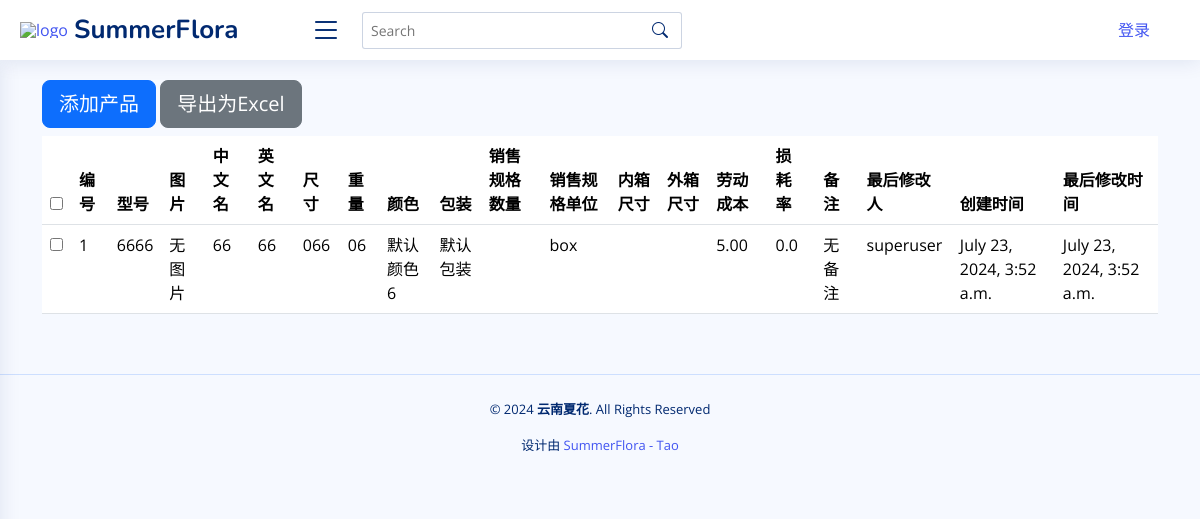
/product_list/, run on an earlier commit of the app's database.
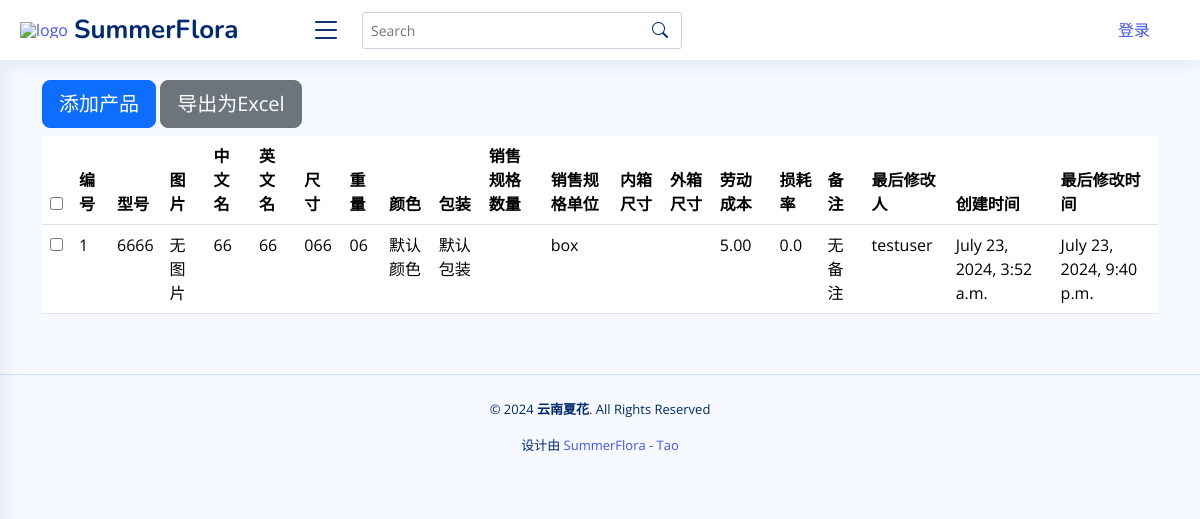
And on a later commit of the database.
### app01/models.py (models this page shows, shortened)
class Product(models.Model):
    model = models.CharField(
        max_length=100, blank=False, default="Product0000", primary_key=True
    )
    image = models.ImageField(
        upload_to="products/", null=True, blank=True, default=None
    )
    materials = models.ManyToManyField("FlowerMaterial", through="ProductMaterial")
    chinese_name = models.CharField(max_length=200)
    english_name = models.CharField(max_length=200)
    size = models.CharField(max_length=200, blank=True, default="0")
    weight = models.CharField(max_length=200, blank=True, default="0")
    color = models.CharField(max_length=200, blank=True, default="默认颜色")
    Package = models.CharField(max_length=200, blank=True, default="默认包装")
    sale_spec_quantity = models.CharField(
        max_length=200, help_text="销售规格的数字", blank=True, default=""
    )
    sale_spec_unit = models.CharField(
        max_length=10,
        help_text="销售规格的单位",
        choices=[("box", "box"), ("pcs", "pcs"), ("g", "g"), ("kg", "kg")],
        blank=True,
        null=True,
        default="box",
    )
    inner_box_long = models.FloatField(
        help_text="长度，单位：cm", null=True, blank=True, default=0.0
    )
    inner_box_width = models.FloatField(
        help_text="宽度，单位：cm", null=True, blank=True, default=0.0
    )
    inner_box_height = models.FloatField(
        help_text="高度，单位：cm", null=True, blank=True, default=0.0
    )
    outer_box_length = models.FloatField(
        help_text="长度，单位：cm", null=True, blank=True, default=0.0
    )
    outer_box_width = models.FloatField(
        help_text="宽度，单位：cm", null=True, blank=True, default=0.0
    )
    outer_box_height = models.FloatField(
        help_text="高度，单位：cm", null=True, blank=True, default=0.0
    )
    labor_cost = models.DecimalField(max_digits=10, decimal_places=2, default=0.0)
    loss_rate = models.FloatField(default=0.0)
    profit_margin = models.DecimalField(max_digits=5, decimal_places=2, default=0.0)
    description = models.CharField(max_length=200, blank=True, default="无备注")
    created_by = models.ForeignKey(
        settings.AUTH_USER_MODEL,
        on_delete=models.SET_NULL,
        null=True,
        blank=True,
        default=None,
    )
    created_at = models.DateTimeField(editable=False)
    updated_at = models.DateTimeField()
    @property
    def inner_box_size(self):
        return (
            f"{self.inner_box_long} * {self.inner_box_width} * {self.inner_box_height} cm"
            if self.inner_box_long and self.inner_box_width and self.inner_box_height
            else ""
        )
    @property
    def outer_box_size(self):
        return (
            f"{self.outer_box_length} * {self.outer_box_width} * {self.outer_box_height} cm"
            if self.outer_box_length and self.outer_box_width and self.outer_box_height
            else ""
        )

class CustomUser(AbstractUser):
    def __str__(self):
        return self.username

### app01/views.py (the view)
# urls.py: path("product_list/", product_list, name="product_list"),
def product_list(request):
    products = Product.objects.all()
    return render(
        request,
        "product_list.html",
        {
            "products": products,
            "current_user": request.user,
        },
    )

### app01/templates/product_list.html (shortened to what this page needs)
{% extends 'base.html' %}
{% load static %}
{% block content %}
<section class="section">
  <div class="container">
    <div class="row mb-4">
      <div class="col-lg-12">
        <a href="{% url 'add_product' %}" class="btn btn-primary btn-lg mb-2">添加产品</a>
        <button id="export-button" class="btn btn-secondary btn-lg mb-2">导出为Excel</button>
        <div class="table-responsive">
          <table class="table table-hover table-fixed" id="products-table">
            <thead>
              <tr>
                <th><input type="checkbox" id="select-all"></th>
                <th>编号</th>
                <th>型号</th>
                <th>图片</th>
                <th>中文名</th>
                <th>英文名</th>
                <th>尺寸</th>
                <th>重量</th>
                <th>颜色</th>
                <th>包装</th>
                <th>销售规格数量</th>
                <th>销售规格单位</th>
                <th>内箱尺寸</th>
                <th>外箱尺寸</th>
                <th>劳动成本</th>
                <th>损耗率</th>
                <th>备注</th>
                <th>最后修改人</th>
                <th>创建时间</th>
                <th>最后修改时间</th>
              </tr>
            </thead>
            <tbody>
              {% for product in products %}
              <tr>
                <td><input type="checkbox" class="select-item"></td>
                <td>{{ forloop.counter }}</td>
                <td onclick="window.location.href='{% url 'product_details' product.model %}'">{{ product.model }}</td>
                <td class="fixed-image-cell">
                  {% if product.image %}
                  <img src="{{ product.image.url }}" alt="图片">
                  {% else %}
                  无图片
                  {% endif %}
                </td>
                <td>{{ product.chinese_name }}</td>
                <td>{{ product.english_name }}</td>
                <td>{{ product.size }}</td>
                <td>{{ product.weight }}</td>
                <td>{{ product.color }}</td>
                <td>{{ product.Package }}</td>
                <td>{{ product.sale_spec_quantity }}</td>
                <td>{{ product.sale_spec_unit }}</td>
                <td>{{ product.inner_box_size }}</td>
                <td>{{ product.outer_box_size }}</td>
                <td>{{ product.labor_cost }}</td>
                <td>{{ product.loss_rate }}</td>
                <td>{{ product.description }}</td>
                <td>{{ product.created_by.username }}</td>
                <td>{{ product.created_at }}</td>
                <td>{{ product.updated_at }}</td>
              </tr>
              {% endfor %}
            </tbody>
          </table>
        </div>
      </div>
    </div>
  </div>
</section>
{% endblock %}

What changed in the data, as far as the page shows it:
changed Product "默认包装": color "默认颜色6" → "默认颜色"; created_by.username "superuser" → "testuser"; updated_at "July 23, 2024, 3:52 a.m." → "July 23, 2024, 9:40 p.m."
